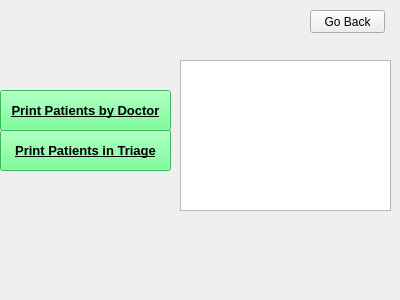
<?xml version="1.0" encoding="UTF-8"?>
<ui version="4.0">
 <class>HospitalPrintPatient</class>
 <widget class="QWidget" name="HospitalPrintPatient">
  <property name="geometry">
   <rect>
    <x>0</x>
    <y>0</y>
    <width>400</width>
    <height>300</height>
   </rect>
  </property>
  <property name="windowTitle">
   <string>Form</string>
  </property>
  <widget class="QPushButton" name="printPatientByDoctorButton">
   <property name="geometry">
    <rect>
     <x>0</x>
     <y>90</y>
     <width>171</width>
     <height>41</height>
    </rect>
   </property>
   <property name="font">
    <font>
     <pointsize>10</pointsize>
     <weight>75</weight>
     <bold>true</bold>
     <underline>true</underline>
    </font>
   </property>
   <property name="styleSheet">
    <string notr="true">background-color:rgb(85, 255, 127)</string>
   </property>
   <property name="text">
    <string>Print Patients by Doctor</string>
   </property>
  </widget>
  <widget class="QPushButton" name="printPatientsTriage">
   <property name="geometry">
    <rect>
     <x>0</x>
     <y>130</y>
     <width>171</width>
     <height>41</height>
    </rect>
   </property>
   <property name="font">
    <font>
     <pointsize>10</pointsize>
     <weight>75</weight>
     <bold>true</bold>
     <underline>true</underline>
    </font>
   </property>
   <property name="styleSheet">
    <string notr="true">background-color:rgb(85, 255, 127)</string>
   </property>
   <property name="text">
    <string>Print Patients in Triage</string>
   </property>
  </widget>
  <widget class="QPushButton" name="GoBackButton">
   <property name="geometry">
    <rect>
     <x>310</x>
     <y>10</y>
     <width>75</width>
     <height>23</height>
    </rect>
   </property>
   <property name="text">
    <string>Go Back</string>
   </property>
  </widget>
  <widget class="QTextBrowser" name="textBrowser">
   <property name="geometry">
    <rect>
     <x>180</x>
     <y>60</y>
     <width>211</width>
     <height>151</height>
    </rect>
   </property>
  </widget>
 </widget>
 <resources/>
 <connections/>
</ui>
